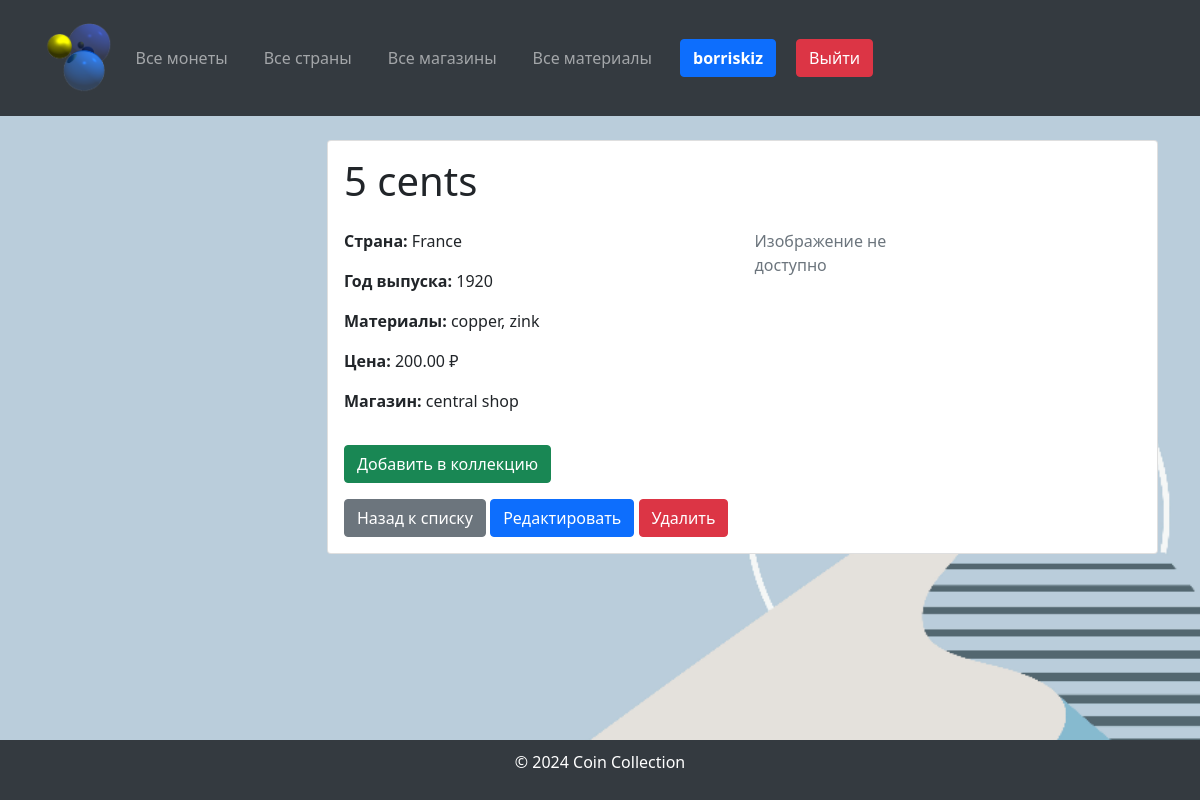
/coin/2/ (signed in), run on the app's committed database.
### coindb/models.py (models this page shows, shortened)
class Coin(models.Model):
    name = models.CharField(max_length=255, verbose_name="Coin Name")
    country = models.ForeignKey(Country, on_delete=models.SET_NULL, blank=True, null=True,
                                verbose_name="Country of Origin")
    year = models.IntegerField(verbose_name="Year of Issue")
    material = models.ManyToManyField(Material, verbose_name="Coin Material")
    price = models.DecimalField(max_digits=10, decimal_places=2, verbose_name="Coin Price")
    imageObverse = models.ImageField(upload_to="coins/", verbose_name="Coin Obverse Image", blank=True, null=True)
    imageReverse = models.ImageField(upload_to="coins/", verbose_name="Coin Reverse Image", blank=True, null=True)
    shop = models.ForeignKey('Shop', on_delete=models.SET_NULL, null=True, blank=True, verbose_name="Shop",
                             related_name="coins")
    class Meta:
        verbose_name = "Coin"
        verbose_name_plural = "Coins"

class Country(models.Model):
    CONTINENT_CHOICES = [
        ("Africa", "Africa"),
        ("Asia", "Asia"),
        ("Europe", "Europe"),
        ("North America", "North America"),
        ("South America", "South America"),
        ("Antarctica", "Antarctica"),
        ("Australia", "Australia"),
    ]
    name = models.CharField(max_length=255, verbose_name="Country Name")
    continent = models.CharField(max_length=20, choices=CONTINENT_CHOICES, verbose_name="Continent")
    code = models.CharField(max_length=10, verbose_name="Country Code", unique=True)
    class Meta:
        verbose_name = "Country"
        verbose_name_plural = "Countries"

class Material(models.Model):
    name = models.CharField(max_length=255, verbose_name="Material Name")
    price = models.DecimalField(max_digits=10, decimal_places=2, verbose_name="Material Price")
    class Meta:
        verbose_name = "Material"
        verbose_name_plural = "Materials"

class Shop(models.Model):
    name = models.CharField(max_length=255, verbose_name="Shop Name")
    location = models.CharField(max_length=255, verbose_name="Shop Location")
    contact_info = models.CharField(max_length=255, verbose_name="Contact Info", default="No Info")
    class Meta:
        verbose_name = "Shop"
        verbose_name_plural = "Shops"

### coindb/views.py (the view)
# urls.py: path('coin/<int:pk>/', views.CoinDetailView.as_view(), name='coin_detail'),
class CoinDetailView(LoginRequiredMixin, DetailView):
    model = Coin
    template_name = 'coin/coin_detail.html'
    context_object_name = 'coin'
    def get_context_data(self, **kwargs):
        context = super().get_context_data(**kwargs)
        coin = self.object
        if self.request.user.is_authenticated:
            is_in_collection = CoinCollection.objects.filter(user=self.request.user, coin=coin).exists()
            context['is_in_collection'] = is_in_collection
        else:
            context['is_in_collection'] = False
        return context

### templates/coin/coin_detail.html (shortened to what this page needs)
{% extends 'base.html' %}
{% block content %}
    <div class="card">
        <div class="card-body">
            <h1 class="mb-4">{{ coin.name }}</h1>
            <div class="row">
                <div class="col-md-6">
                    <p><strong>Страна:</strong> {% if coin.country %}
                        {{ coin.country.name }}
                    {% else %}
                        Не указано
                    {% endif %}</p>
                    <p><strong>Год выпуска:</strong> {{ coin.year }}</p>
                    <p><strong>Материалы:</strong>
                        {% for material in coin.material.all %}
                            {{ material.name }}{% if not forloop.last %}, {% endif %}
                        {% endfor %}
                    </p>
                    <p><strong>Цена:</strong> {{ coin.price }} ₽</p>
                    <p><strong>Магазин:</strong>
                        {% if coin.shop %}
                            {{ coin.shop.name }}
                        {% else %}
                            Не привязано
                        {% endif %}
                    </p>
                </div>
                <div class="col-md-6">
                    <div class="col-md-6">
                        {% if not coin.imageObverse and not coin.imageReverse %}
                            <span class="text-muted">Изображение не доступно</span>
                        {% endif %}
                    </div>
                </div>
                {% if user.is_authenticated %}
                    <form action="{% url 'toggle_collection' coin.pk %}" method="post" class="mt-3">
                        {% if is_in_collection %}
                            <button type="submit" class="btn btn-warning">Удалить из коллекции</button>
                        {% else %}
                            <button type="submit" class="btn btn-success">Добавить в коллекцию</button>
                        {% endif %}
                    </form>
                {% else %}
                    <p class="text-muted mt-3">Для добавления в коллекцию, пожалуйста, войдите в систему.</p>
                {% endif %}
            </div>
        <a href="{% url 'coin_list' %}" class="btn btn-secondary mt-3">Назад к списку</a>
                <a href="{% url 'coin_edit' coin.pk %}" class="btn btn-primary mt-3">Редактировать</a>
                <a href="{% url 'coin_delete' coin.pk %}" class="btn btn-danger mt-3">Удалить</a>
        </div>
    </div>
{% endblock %}

### templates/base.html (shortened to what this page needs)
<!DOCTYPE html>
<html lang="ru">
<head>
    <link href="https://cdn.jsdelivr.net/npm/bootstrap@5.1.3/dist/css/bootstrap.min.css" rel="stylesheet">
    <link href="https://cdnjs.cloudflare.com/ajax/libs/font-awesome/5.15.4/css/all.min.css" rel="stylesheet">
</head>
<body>
<header>
    <div class="container">
        <nav class="navbar navbar-expand-lg navbar-dark">
            <a class="navbar-brand" href="{% url 'coin_list' %}">
                <img src="/media/logo.png" alt="Монеты" style="height: 70px;">
            </a>
            <div class="collapse navbar-collapse" id="navbarNav">
                <ul class="navbar-nav mr-auto">
                    <li class="nav-item">
                        <a class="nav-link" href="{% url 'coin_list' %}">Все монеты</a>
                    </li>
                    <li class="nav-item">
                        <a class="nav-link" href="{% url 'country_list' %}">Все страны</a>
                    </li>
                    <li class="nav-item">
                        <a class="nav-link" href="{% url 'shop_list' %}">Все магазины</a>
                    </li>
                    <li class="nav-item">
                        <a class="nav-link" href="{% url 'material_list' %}">Все материалы</a>
                    </li>
                </ul>
                <ul class="navbar-nav ml-auto d-flex align-items-center">
                    {% if user.is_authenticated %}
                        <li class="nav-item">
                            <a href="{% url 'profile' %}" class="btn btn-primary ml-3"><strong>{{ user.username }}</strong></a>
                        </li>
                        <li class="nav-item">
                            <a href="{% url 'logout' %}" class="btn btn-danger ml-3">Выйти</a>
                        </li>
                    {% endif %}
                </ul>
            </div>
        </nav>
    </div>
</header>
<main class="container mt-4">
    <div class="row">
        <aside class="col-md-3">
        </aside>
        <section class="col-md-9">
            {% block content %}{% endblock %}
        </section>
    </div>
</main>
<footer>
    <p>&copy; 2024 Coin Collection</p>
</footer>
</body>
</html>

### templates/base.html (style rules this page uses)
body, html { display: flex; flex-direction: column; min-height: 100vh; margin: 0; }
main { flex-grow: 1; }
footer { background-color: #343a40; color: #fff; padding: 10px 0; text-align: center; }
body { background-image: url("/media/background.png"); background-size: cover; background-repeat: no-repeat; background-position: center; }
header { background-color: #343a40; color: #fff; padding: 10px 0; }
header a { color: #fff; text-decoration: none; margin-right: 20px; }

### data on the page
Coin: name "5 cents", country.name "France", year "1920", price "200.00", shop.name "central shop"
Material: name "copper"
Material: name "zink"

### other printed values
{{ user.username }} "borriskiz"
